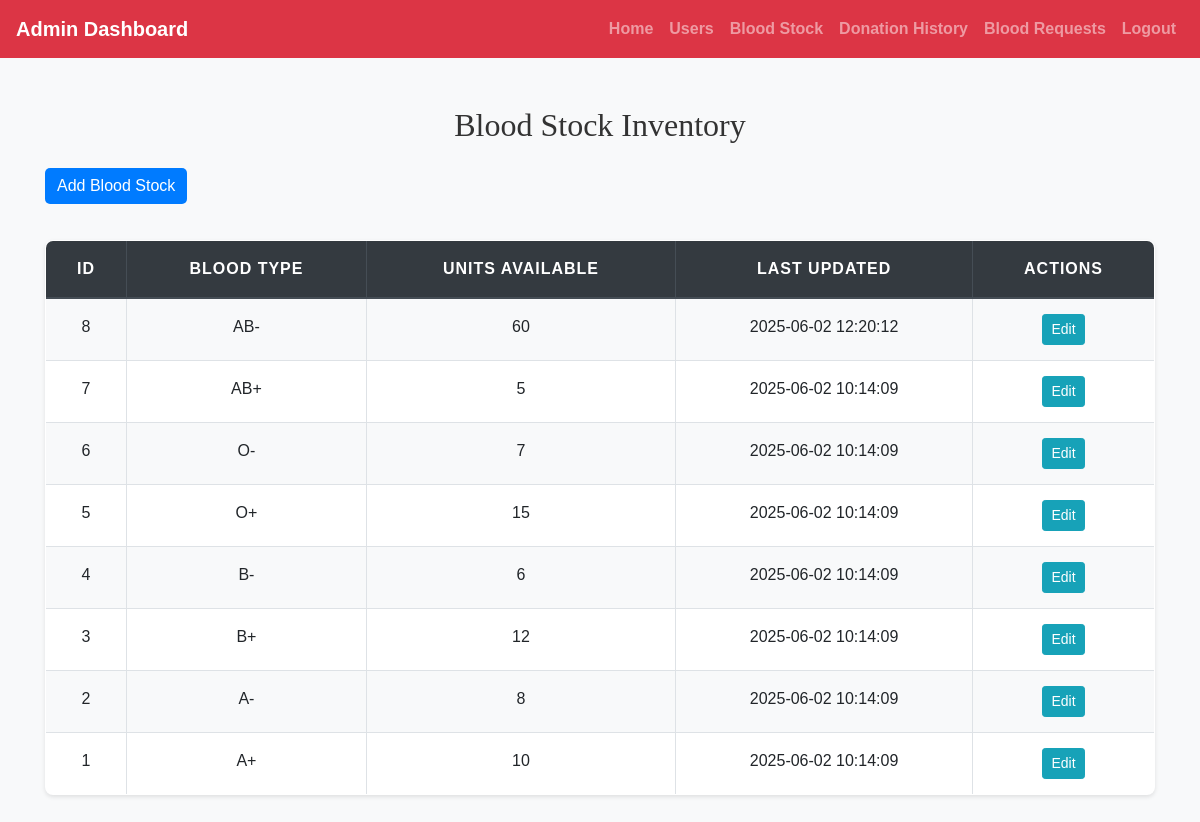
Page /admin/manage_blood_stock.php (signed in) on the committed database.
### tables this page shows
CREATE TABLE `blood_stock` (
  `id` int(11) NOT NULL,
  `blood_type` varchar(5) NOT NULL,
  `units_available` int(11) NOT NULL,
  `last_updated` datetime DEFAULT current_timestamp() ON UPDATE current_timestamp()
);

### admin/manage_blood_stock.php (the view, shortened to what this page needs)
<?php
include('config.php');
$result = mysqli_query($conn, "SELECT * FROM blood_stock ORDER BY id DESC");
?>
<!DOCTYPE html>
<html>
<head>
    <link rel="stylesheet" href="https://maxcdn.bootstrapcdn.com/bootstrap/4.5.2/css/bootstrap.min.css">
    <link rel="stylesheet" href="../css/style.css" />
</head>
<body>
<?php include('admin_navbar.php'); ?>
<div class="container mt-5">
    <h2 class="mb-4">Blood Stock Inventory</h2>
    <button class="btn btn-primary mb-3" data-toggle="modal" data-target="#addStockModal">Add Blood Stock</button>
    <table class="table table-bordered table-striped">
        <thead class="thead-dark">
            <tr>
                <th>ID</th>
                <th>Blood Type</th>
                <th>Units Available</th>
                <th>Last Updated</th>
                <th>Actions</th>
            </tr>
        </thead>
        <tbody>
        <?php while ($row = mysqli_fetch_assoc($result)): ?>
            <tr>
                <td><?= $row['id'] ?></td>
                <td><?= htmlspecialchars($row['blood_type']) ?></td>
                <td><?= $row['units_available'] ?></td>
                <td><?= $row['last_updated'] ?></td>
                <td>
                    <button class="btn btn-sm btn-info" data-toggle="modal" data-target="#editStockModal<?= $row['id'] ?>">Edit</button>
                </td>
            </tr>
        <?php endwhile; ?>
        </tbody>
    </table>
</div>
</body>
</html>

### css/style.css (style rules this page uses)
body { background: #f8f9fa; font-family: 'Arial', sans-serif; color: #333; line-height: 1.6; }
h1, h2, h3, h4 { text-align: center; margin-top: 30px; margin-bottom: 30px; font-family: 'Georgia', serif; }
.container { margin-bottom: 40px; }
.table { width: 100%; border-collapse: collapse; margin-top: 20px; font-size: 16px; background-color: #ffffff; border-radius: 8px; overflow: hidden; box-shadow: 0 2px 4px rgba(0, 0, 0, 0.1); }
.table th, .table td { padding: 15px; border: 1px solid #dee2e6; text-align: center; }
.table thead th { background-color: #004d4d; color: white; font-weight: bold; text-transform: uppercase; letter-spacing: 1px; }
.table tbody tr:nth-child(odd) { background-color: #f8f9fa; }
.btn-primary { color: #fff; border: none; border-radius: 5px; cursor: pointer; transition: background-color 0.3s ease; }

### rows in the picture
blood_stock: id "8", blood_type "AB-", units_available "60", last_updated "2025-06-02 12:20:12"
blood_stock: id "7", blood_type "AB+", units_available "5", last_updated "2025-06-02 10:14:09"
blood_stock: id "6", blood_type "O-", units_available "7", last_updated "2025-06-02 10:14:09"
blood_stock: id "5", blood_type "O+", units_available "15", last_updated "2025-06-02 10:14:09"
blood_stock: id "4", blood_type "B-", units_available "6", last_updated "2025-06-02 10:14:09"
blood_stock: id "3", blood_type "B+", units_available "12", last_updated "2025-06-02 10:14:09"
blood_stock: id "2", blood_type "A-", units_available "8", last_updated "2025-06-02 10:14:09"
blood_stock: id "1", blood_type "A+", units_available "10", last_updated "2025-06-02 10:14:09"
